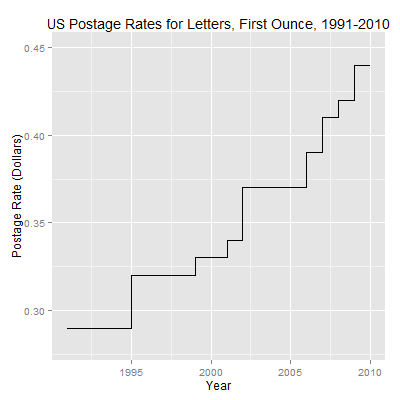

Generate this figure with R:
library("ggplot2")

setwd("C:/Users/wuf2/Documents/GitHub/note-on-visualize-this/ch04-us-postage")
postage <- read.csv("us-postage.csv", sep=",", header=TRUE)

func <- function(is.book) {

  if (is.book) {

    plot(postage$Year, postage$Price, type="s",
      main="US Postage Rates for Letters, First Ounce, 1991-2010",
      xlab="Year", ylab="Postage Rate (Dollars)")

  } else {

    p <- ggplot(postage, aes(x=Year, y=Price))
    p <- p + geom_step(stat="identity")

    # title
    p <- p + ggtitle("US Postage Rates for Letters, First Ounce, 1991-2010")

    # NO need to assign X axis label for default is same as variable name
    # assign Y axis label  
    p <- p + ylab("Postage Rate (Dollars)")

    # y limit
    p <- p + ylim(0.28, 0.45)

    p
  }
}

png("book.png", width=400, height=400)
func(is.book = TRUE)
dev.off()

png("mine.png", width=400, height=400)
func(is.book = FALSE)
dev.off()

